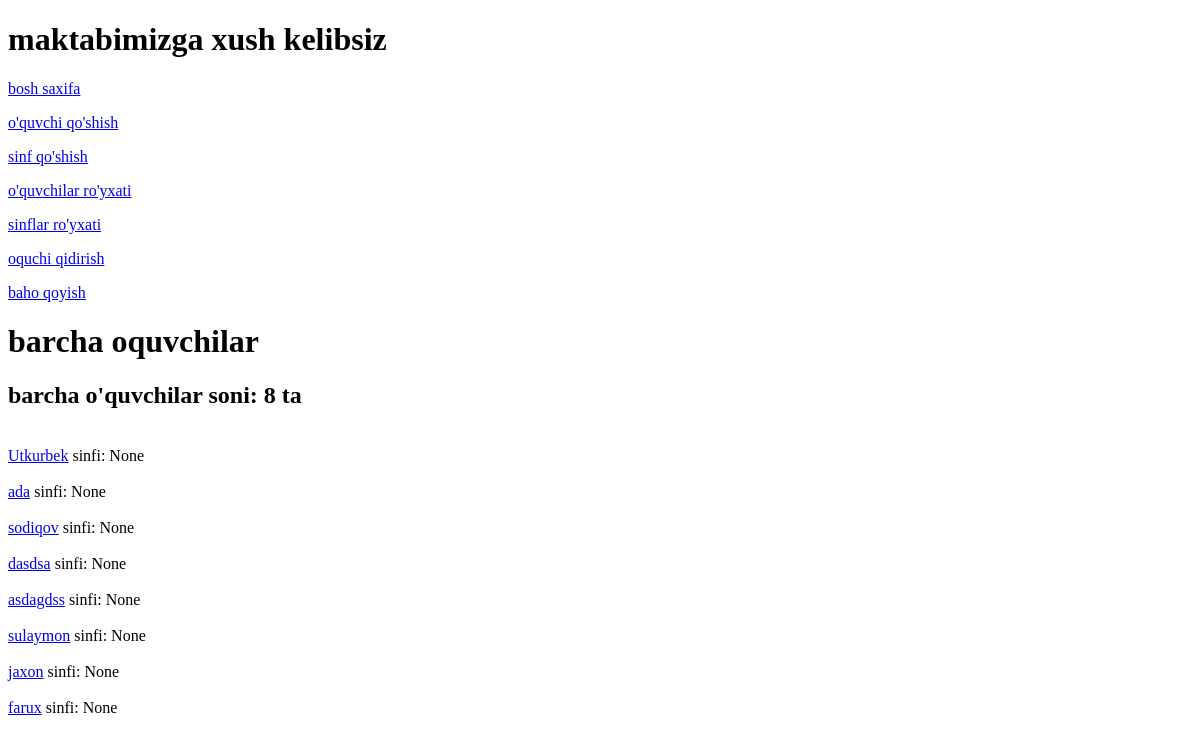
The app's page /royxat/, older data.
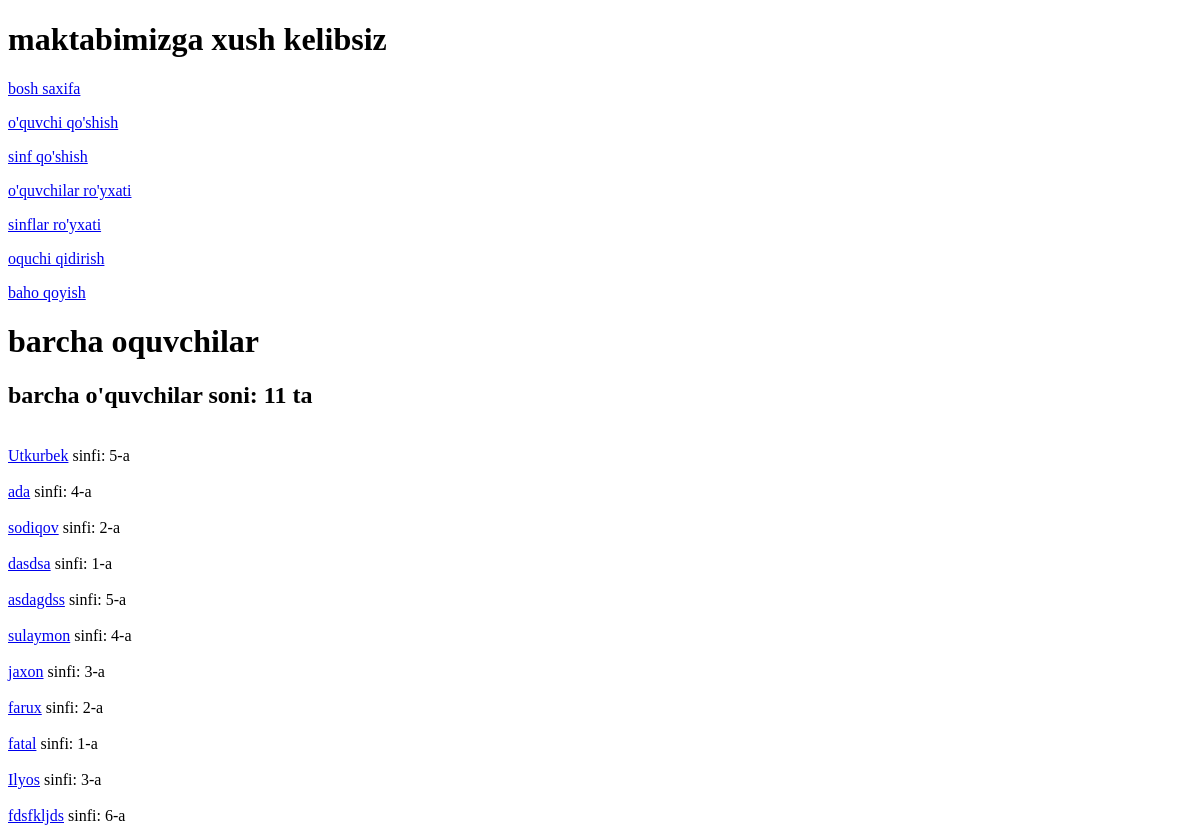
The same page, newer data.
### urok/models.py (models this page shows, shortened)
class Pupil(models.Model):
    ism = models.CharField(max_length=50, verbose_name='ism', null=True)
    surname = models.CharField(max_length=50, verbose_name="familya", null=True)
    age = models.DateField(verbose_name="yosh")
    gradue = models.ForeignKey(Classroom, verbose_name='sinfi', on_delete=models.CASCADE, null=True)
    email = models.EmailField(verbose_name='email', null=True)
    time = models.DateField(verbose_name='vaxt', null=True, auto_now_add=True)
    class Meta:
        verbose_name = "o\'quvchi"
        verbose_name_plural = "o\'quvchilar"

class Classroom(models.Model):
    room = models.CharField(verbose_name='sinfi', max_length=3)
    fan = models.ManyToManyField('Lesson', verbose_name='fan')
    class Meta:
        verbose_name = 'sinf'
    def __str__(self):
        return self.room

### urok/views.py (the view)
# urls.py: path('royxat/', views.royxat, name='royxat'),
def royxat(request):
    form = Pupil.objects.all()
    return render(request, 'urok/royxat.html', {'forms': form })

### urok/templates/urok/royxat.html
{% extends 'urok/wrapper.html' %}
{% block content %}
<h1>barcha oquvchilar</h1>
<h2>barcha o'quvchilar soni: {{ forms | length }} ta</h2>
    {% for form in forms %}
<br>
<a href="{% url 'oquch' form.id %}">{{ form.ism }}</a> sinfi: {{ form.gradue }}
<br>
    {% endfor %}
{% endblock %}

### urok/templates/urok/wrapper.html (shortened to what this page needs)
<!DOCTYPE html>
<html lang="en">
<head>
</head>
<body>
    <h1>maktabimizga xush kelibsiz</h1>
    <a href="{% url 'home' %}"><p>bosh saxifa</p></a>
<a href="{% url 'pupil' %}"><p>o'quvchi qo'shish</p></a>
<a href="{% url 'classroom' %}"><p>sinf qo'shish</p></a>
<a href="{% url 'royxat' %}"><p>o'quvchilar ro'yxati</p></a>
<a href="{% url 'sinflar' %}"><p>sinflar ro'yxati</p></a>
<a href="{% url 'search' %}"><p>oquchi qidirish</p></a>
    <a href="{% url 'baho' %}"><p>baho qoyish</p></a>
{% block content %}
{% endblock %}
</body>
</html>

Row changes from the older to the newer data that the page shows:
changed Pupil "Utkurbek": gradue "None" → "5-a"
changed Pupil "ada": gradue "None" → "4-a"
changed Pupil "sodiqov": gradue "None" → "2-a"
changed Pupil "dasdsa": gradue "None" → "1-a"
changed Pupil "asdagdss": gradue "None" → "5-a"
changed Pupil "sulaymon": gradue "None" → "4-a"
changed Pupil "jaxon": gradue "None" → "3-a"
computed for Pupil "farux": gradue "None" → "2-a"
added Pupil: ism "fatal", gradue "1-a"
added Pupil: ism "Ilyos", gradue "3-a"
added Pupil: ism "fdsfkljds", gradue "6-a"
Text that changed along with them:
text no longer shown: "8"
text now shown: "11"
